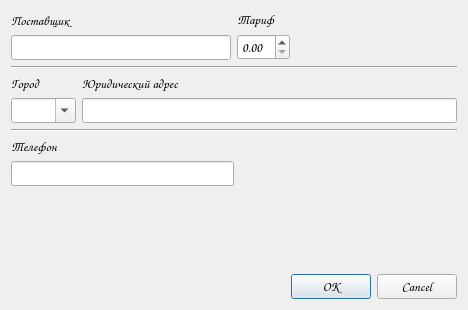
<?xml version="1.0" encoding="UTF-8"?>
<ui version="4.0">
 <class>Dialog</class>
 <widget class="QDialog" name="Dialog">
  <property name="geometry">
   <rect>
    <x>0</x>
    <y>0</y>
    <width>468</width>
    <height>310</height>
   </rect>
  </property>
  <property name="font">
   <font>
    <family>Comic Sans MS</family>
    <pointsize>10</pointsize>
   </font>
  </property>
  <property name="windowTitle">
   <string>Dialog</string>
  </property>
  <layout class="QVBoxLayout" name="verticalLayout">
   <item>
    <layout class="QHBoxLayout" name="horizontalLayout">
     <item>
      <layout class="QGridLayout" name="gridLayout">
       <item row="0" column="0">
        <widget class="QLabel" name="supplierLabel">
         <property name="text">
          <string>Поставщик</string>
         </property>
        </widget>
       </item>
       <item row="1" column="0">
        <widget class="QLineEdit" name="supplierEdit"/>
       </item>
      </layout>
     </item>
     <item>
      <layout class="QGridLayout" name="gridLayout_3">
       <item row="0" column="0">
        <widget class="QLabel" name="tarifLabel">
         <property name="text">
          <string>Тариф</string>
         </property>
        </widget>
       </item>
       <item row="1" column="0">
        <widget class="QDoubleSpinBox" name="tarifBox"/>
       </item>
       <item row="1" column="1">
        <spacer name="horizontalSpacer">
         <property name="orientation">
          <enum>Qt::Horizontal</enum>
         </property>
         <property name="sizeHint" stdset="0">
          <size>
           <width>40</width>
           <height>20</height>
          </size>
         </property>
        </spacer>
       </item>
      </layout>
     </item>
    </layout>
   </item>
   <item>
    <widget class="Line" name="line">
     <property name="orientation">
      <enum>Qt::Horizontal</enum>
     </property>
    </widget>
   </item>
   <item>
    <layout class="QGridLayout" name="gridLayout_6">
     <item row="0" column="0">
      <layout class="QGridLayout" name="gridLayout_4">
       <item row="0" column="0">
        <widget class="QLabel" name="cityLabel">
         <property name="text">
          <string>Город</string>
         </property>
        </widget>
       </item>
       <item row="1" column="0">
        <widget class="QComboBox" name="cityBox">
         <property name="editable">
          <bool>true</bool>
         </property>
        </widget>
       </item>
      </layout>
     </item>
     <item row="0" column="1">
      <layout class="QGridLayout" name="gridLayout_5">
       <item row="0" column="0">
        <widget class="QLabel" name="addressLabel">
         <property name="text">
          <string>Юридический адрес</string>
         </property>
        </widget>
       </item>
       <item row="1" column="0">
        <widget class="QLineEdit" name="addressEdit"/>
       </item>
      </layout>
     </item>
    </layout>
   </item>
   <item>
    <widget class="Line" name="line_2">
     <property name="orientation">
      <enum>Qt::Horizontal</enum>
     </property>
    </widget>
   </item>
   <item>
    <layout class="QGridLayout" name="gridLayout_2">
     <property name="sizeConstraint">
      <enum>QLayout::SetFixedSize</enum>
     </property>
     <item row="0" column="0">
      <widget class="QLabel" name="phoneLabel">
       <property name="text">
        <string>Телефон</string>
       </property>
      </widget>
     </item>
     <item row="1" column="0">
      <widget class="QLineEdit" name="phoneEdit"/>
     </item>
     <item row="1" column="1">
      <spacer name="horizontalSpacer_2">
       <property name="orientation">
        <enum>Qt::Horizontal</enum>
       </property>
       <property name="sizeHint" stdset="0">
        <size>
         <width>40</width>
         <height>20</height>
        </size>
       </property>
      </spacer>
     </item>
    </layout>
   </item>
   <item>
    <spacer name="verticalSpacer_2">
     <property name="orientation">
      <enum>Qt::Vertical</enum>
     </property>
     <property name="sizeHint" stdset="0">
      <size>
       <width>20</width>
       <height>40</height>
      </size>
     </property>
    </spacer>
   </item>
   <item>
    <spacer name="verticalSpacer">
     <property name="orientation">
      <enum>Qt::Vertical</enum>
     </property>
     <property name="sizeHint" stdset="0">
      <size>
       <width>20</width>
       <height>40</height>
      </size>
     </property>
    </spacer>
   </item>
   <item>
    <spacer name="verticalSpacer_3">
     <property name="orientation">
      <enum>Qt::Vertical</enum>
     </property>
     <property name="sizeHint" stdset="0">
      <size>
       <width>20</width>
       <height>40</height>
      </size>
     </property>
    </spacer>
   </item>
   <item>
    <widget class="QDialogButtonBox" name="dialogBox">
     <property name="orientation">
      <enum>Qt::Horizontal</enum>
     </property>
     <property name="standardButtons">
      <set>QDialogButtonBox::Cancel|QDialogButtonBox::Ok</set>
     </property>
    </widget>
   </item>
  </layout>
 </widget>
 <resources/>
 <connections/>
</ui>
